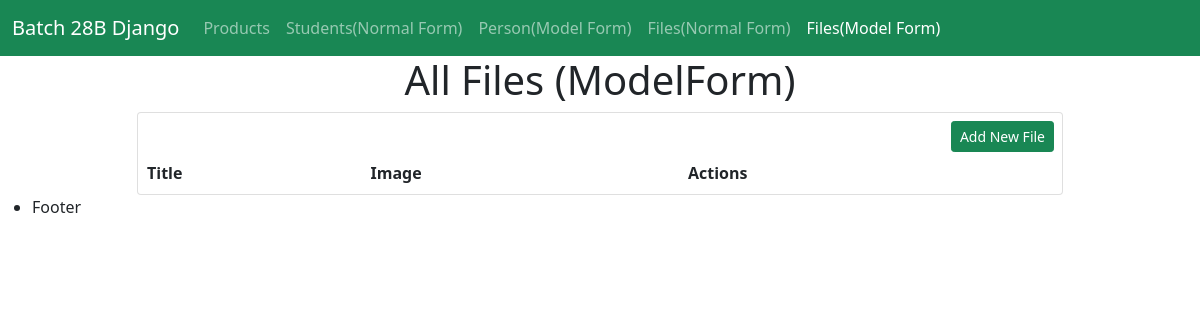
Before: /products/get_file_modelform/ with the older database file.
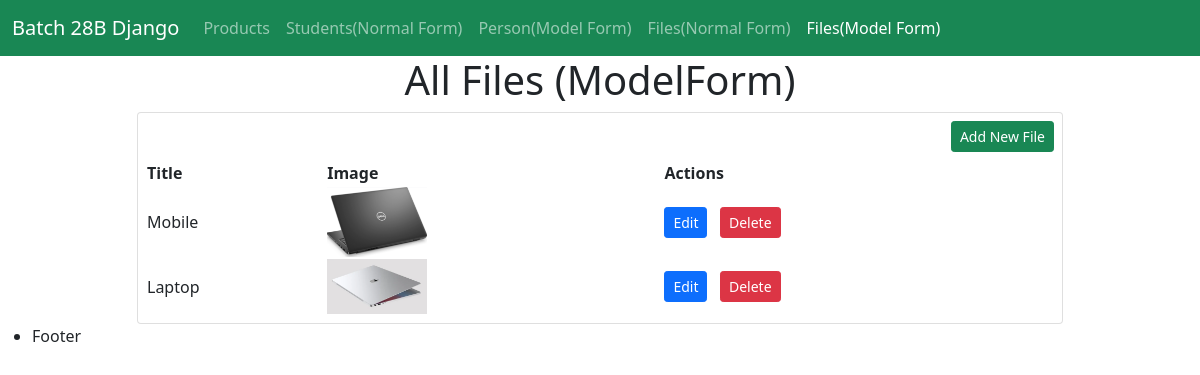
After: the same page with the newer database file.
### products/models.py (models this page shows)
class FileUpload(models.Model):
    title = models.CharField(max_length=50)
    file = models.FileField(upload_to='static/uploads')

### products/views.py (the view)
# urls.py: path('get_file_modelform/', views.get_file_modelform),
def get_file_modelform(request):
    files = FileUpload.objects.all()
    context = {
        'files': files,
        'activate_file_modelform': 'active'
    }
    return render(request, 'products/get_file_modelform.html', context)

### products/templates/products/get_file_modelform.html (shortened to what this page needs)
{% extends 'layout.html' %}
{% block main_content %}
<div class="container">
    <div class="row">
        <div class="col-md-10 offset-md-1">
            <h1 class="text-center">All Files (ModelForm)</h1>
            <div class="card py-2 px-2">
                <a class="btn btn-success btn-sm ms-auto mb-2" href="/products/post_file_modelform/">Add New File</a>
                <table class="table-striped">
                    <tr>
                        <th>Title</th>
                        <th>Image</th>
                        <th>Actions</th>
                    </tr>
                    {% for file in files %}
                    <tr>
                        <td> {{ file.title }}</td>
                        <td> <img src="/{{file.file}}" alt="file_image" width="100"></td>
                        <td><a href="/products/update_file_modelform/{{file.id}}" class="btn btn-primary btn-sm">Edit</a> &nbsp;
                            <a href="/products/delete_file_modelform/{{file.id}}"
                               class="btn btn-danger btn-sm"
                               onclick="return confirm('Are you sure want to delete this file?')">Delete</a></td>
                    </tr>
                    {% endfor %}
                </table>
            </div>
        </div>
    </div>
</div>
{% endblock %}

Changed rows visible on the page:
added FileUpload: title "Mobile", file (picture)
added FileUpload: title "Laptop", file (picture)
